Frame 1 (no input): blank canvas, image omitted
Frame 60 (no input): blank canvas, image omitted
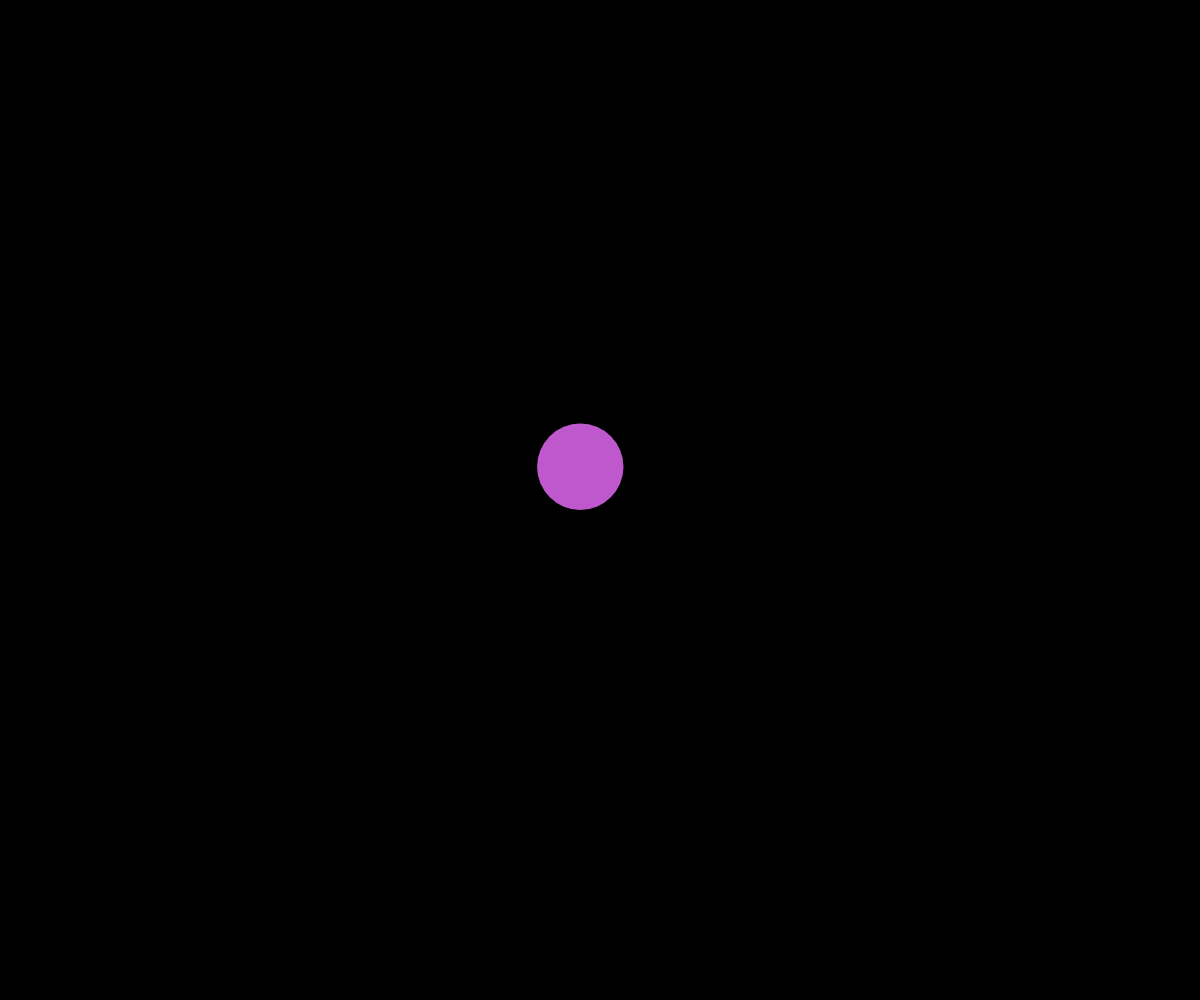
Frame 120 (the mouse pressed at the canvas centre since frame 60)

The p5.js sketch whose frames 1 and 60 were blank and that drew this single picture after the mouse press (run headless with seeded random() and noise() and a simulated clock; from frame 60 on, the mouse is pressed at the canvas centre):

// p5.js sketch
// ── sketch.js
// Connected Nodes Demo

let nodes = [];


function setup() {
  createCanvas(windowWidth, windowHeight);
}

function draw() {
  background(0);

  //draw the lines
  for (let node of nodes){
    node.update();
    node.connectTo(nodes);
  }

  //draw the circles
  for (let node of nodes){
    node.display();
  }
}

class MovingPoint{
  constructor(x,y){
    this.x = x;
    this.y = y;
    this.radius = 15;
    this.xTime = random(1000);
    this.yTime = random(1000);
    this.color = color(random(255),random(255),random(255));
    this.speed = 5;
    this.deltaTime = 0.05;
    this.reach = 200;
    this.maxSize = 50;
    this.minSize = 15;
  }

  display() {
    noStroke();
    fill(this.color);
    circle(this.x, this.y, this.radius*2);
  }

  move() {
    let dx = noise(this.xTime);
    let dy = noise(this.yTime);

    dx = map(dx,0,1, -this.speed, this.speed);
    dy = map(dy,0,1,-this.speed, this.speed);

    this.x += dx;
    this.y += dy;

    this.xTime += this.deltaTime;
    this.yTime += this.deltaTime;
  }

  update(){
    this.move();
    this.wrapAroundScren();
    this.mouseSizeAdjustment();
  }

  mouseSizeAdjustment(){
    let mouseDistance = dist(mouseX, mouseY, this.x, this.y);
    if (mouseDistance < this.reach){
      let size = map(mouseDistance,0,this.reach,this.maxSize,this.minSize);
      this.radius = size;
    }
    else{
      this.radius = this.minSize;
    }
  }

  wrapAroundScren(){
    if (this.x < -this.radius){
      this.x += width;
    }
    if (this.x > width + this.radius){
      this.x -= width;
    }
    if (this.y < -this.radius){
      this.y += height;
    }
    if (this.y > height + this.radius){
      this.y -= height;
    }
  }

  connectTo(nodesArray){
    for (let otherNode of nodesArray){
      if (this !== otherNode){
        let distanceApart = dist(this.x,this.y, otherNode.x, otherNode.y);
        if (distanceApart < this.reach){
          stroke(this.color);
          line(this.x, this.y, otherNode.x, otherNode.y);
        }
      }
    }
  }
}

function mousePressed(){
  let somePoint = new MovingPoint(mouseX,mouseY);
  nodes.push(somePoint);
}
